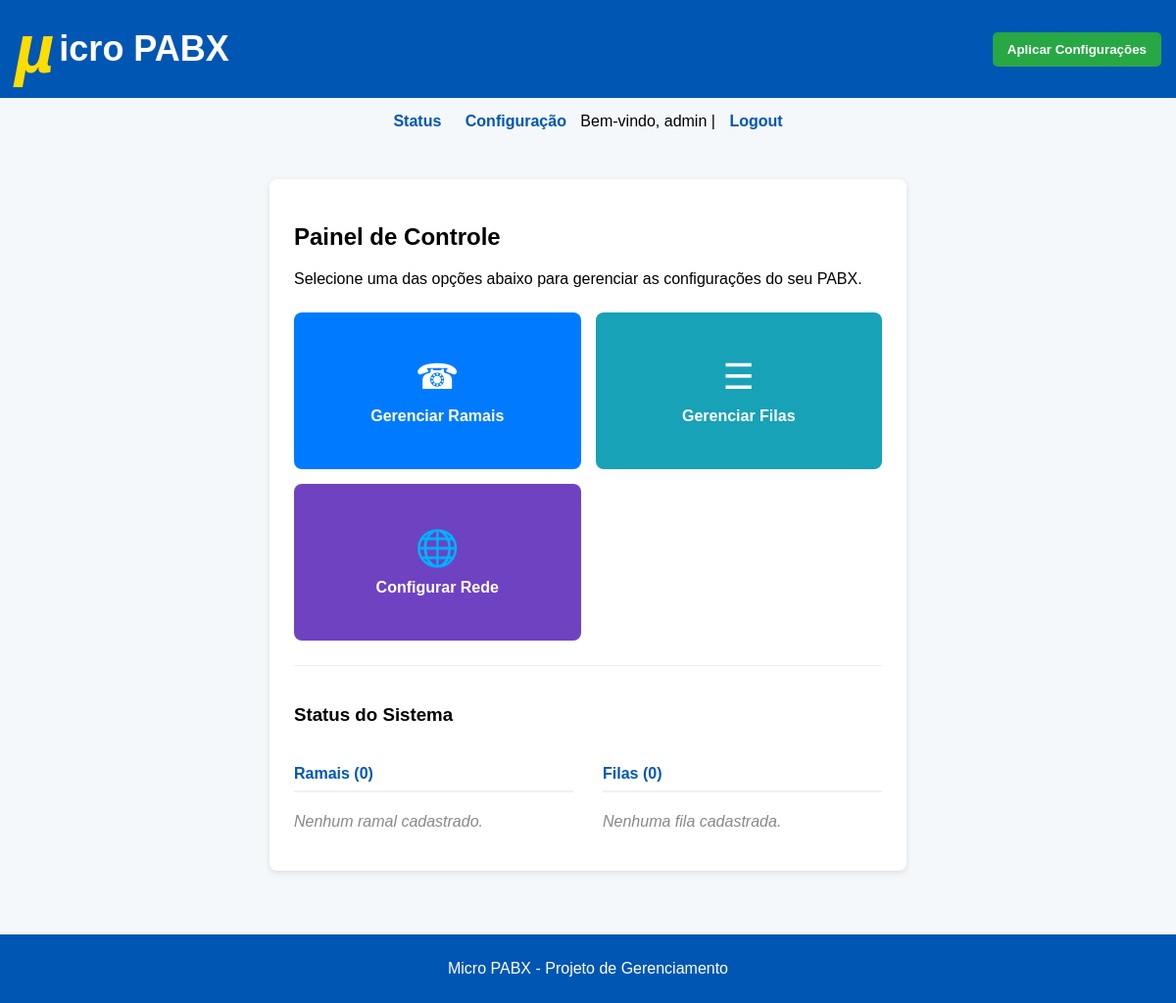
/config/pabx (signed in), run on an earlier commit of the app's database.
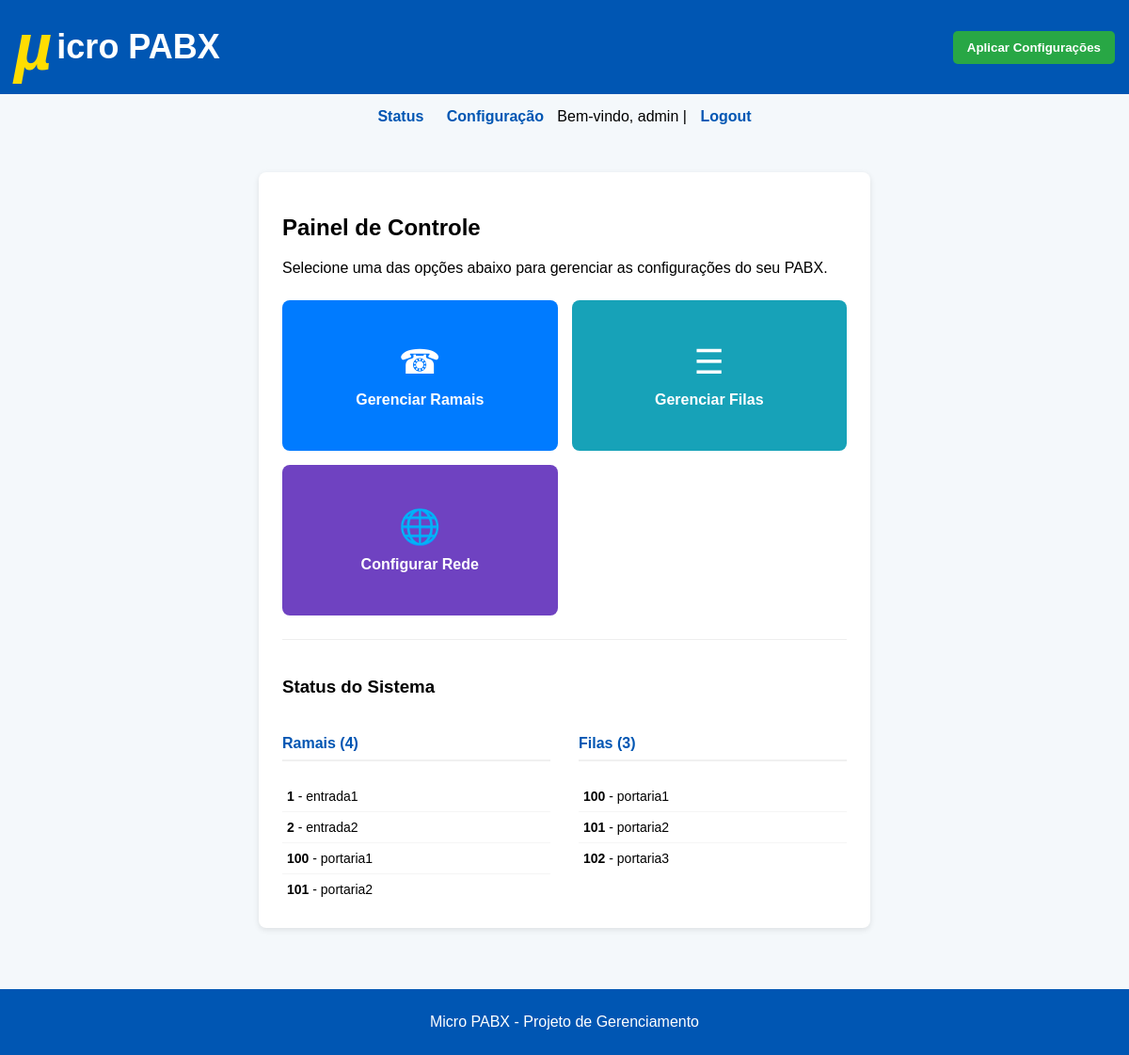
And on a later commit of the database.
### tables this page shows
CREATE TABLE ramais (
                    ramal INTEGER PRIMARY KEY,  -- definido manualmente
                    nome TEXT NOT NULL,
                    senha TEXT,
                    contexto TEXT
                );

CREATE TABLE filas (
                    fila INTEGER PRIMARY KEY,  -- definido manualmente
                    nome TEXT NOT NULL
                );

### blueprints/pabx.py (the view)
@pabx_bp.route("/pabx")
@login_required
def config_pabx():
    ramais = get_ramais()
    filas = get_filas()
    localnets = get_localnets()
    return render_template("config_pabx.html", ramais=ramais, filas=filas, localnets=localnets)

### auth.py (called while the page is built)
def login_required(f):
    @wraps(f)
    def decorated_function(*args, **kwargs):
        if not session.get("user"):
            flash("Você precisa estar logado para acessar esta página.", "warning")
            return redirect(url_for("auth.login")) # Rota de login agora está no blueprint 'auth'
        return f(*args, **kwargs)
    return decorated_function

### database.py (called while the page is built)
def get_db_connection():
    conn = sqlite3.connect(DB)
    conn.row_factory = sqlite3.Row
    return conn

def get_ramais():
    conn = get_db_connection()
    ramais_raw = conn.execute("SELECT ramal, nome, senha, contexto FROM ramais").fetchall()
    ramais = []
    for r in ramais_raw:
        ramais.append({
            "ramal": r["ramal"],
            "nome": r["nome"],
            "senha": r["senha"],
            "contexto": r["contexto"]
        })
    conn.close()
    return ramais

def get_filas():
    conn = get_db_connection()
    filas_raw = conn.execute("SELECT fila, nome FROM filas").fetchall()
    filas = []
    for f in filas_raw:
        ramais_associados = conn.execute(
            "SELECT r.ramal FROM ramais r "
            "JOIN ramais_filas rf ON r.ramal = rf.num_ramal "
            "WHERE rf.num_fila = ?", (f["fila"],)
        ).fetchall()
        ramais_list = [r["ramal"] for r in ramais_associados]
        filas.append({
            "fila": f["fila"],
            "nome": f["nome"],
            "ramais": ramais_list
        })
    conn.close()
    return filas

def get_localnets():
    conn = get_db_connection()
    rows = conn.execute("SELECT id, localnet, nome FROM config_geral").fetchall()
    conn.close()
    return [{"id": r["id"], "localnet": r["localnet"], "nome": r["nome"]} for r in rows]

### templates/config_pabx.html (shortened to what this page needs)
{% extends "base.html" %}
{% block content %}
<div class="card dashboard-card">
    <h2>Painel de Controle</h2>
    <p>Selecione uma das opções abaixo para gerenciar as configurações do seu PABX.</p>
    <div class="action-buttons">
        <a href="{{ url_for('pabx.cadastro_ramal') }}" class="action-button btn-ramais">
            <span class="icon">&#9742;</span>
            <span class="text">Gerenciar Ramais</span>
        </a>
        <a href="{{ url_for('pabx.cadastro_fila') }}" class="action-button btn-filas">
            <span class="icon">&#9776;</span>
            <span class="text">Gerenciar Filas</span>
        </a>
        <a href="{{ url_for('rede.config_rede') }}" class="action-button btn-rede">
            <span class="icon">&#127760;</span>
            <span class="text">Configurar Rede</span>
        </a>
    </div>
    <div class="status-section">
        <h3>Status do Sistema</h3>
        <div class="status-grid">
            <div class="status-column">
                <h4>Ramais ({{ ramais|length }})</h4>
                {% if ramais %}
                <ul class="status-list">
                    {% for ramal in ramais %}
                        <li><strong>{{ ramal.ramal }}</strong> - {{ ramal.nome }}</li>
                    {% endfor %}
                </ul>
                {% else %}
                <p class="no-data">Nenhum ramal cadastrado.</p>
                {% endif %}
            </div>
            <div class="status-column">
                <h4>Filas ({{ filas|length }})</h4>
                {% if filas %}
                <ul class="status-list">
                    {% for fila in filas %}
                        <li><strong>{{ fila.fila }}</strong> - {{ fila.nome }}</li>
                    {% endfor %}
                </ul>
                {% else %}
                <p class="no-data">Nenhuma fila cadastrada.</p>
                {% endif %}
            </div>
        </div>
    </div>
</div>
{% endblock %}

### templates/base.html (shortened to what this page needs)
<!DOCTYPE html>
<html lang="pt-BR">
<head>
</head>
<body>
    <header>
        <h1><span>&#181;</span>icro PABX</h1>
        <form action="{{ url_for('main.reload') }}" method="POST" style="display: inline;">
            <button type="submit">Aplicar Configurações</button>
        </form>
    </header>
    <nav>
        <a href="{{ url_for('main.index') }}">Status</a>
        <a href="{{ url_for('pabx.config_pabx') }}">Configuração</a>
        {% if session.get('user') %}
            <span>Bem-vindo, {{ session.get('user') }}</span>
        | <a href="{{ url_for('auth.logout') }}">Logout</a>
        {% endif %}
    </nav>
    <div class="container">
        {% block content %}{% endblock %}
    </div>
    <footer>
        <p>Micro PABX - Projeto de Gerenciamento</p>
    </footer>
</body>
</html>

### templates/base.html (style rules this page uses)
body { font-family: Arial, sans-serif; background-color: #f4f8fb; margin: 0; padding: 0; }
header { background-color: #0056b3; color: white; padding: 15px; display: flex; justify-content: space-between; align-items: center; }
header h1 { font-size: 36px; color: white; margin: 0; display: flex; align-items: center; }
header h1 span { font-weight: bold; color: #ffdd00; font-size: 70px; font-style: italic; line-height: 1; margin-right: 5px; align-items: center; }
header form { margin: 0; }
header button { background-color: #28a745; color: white; border: none; padding: 10px 15px; border-radius: 5px; font-weight: bold; cursor: pointer; }
nav { margin: 15px; text-align: center; }
nav a { margin: 0 10px; text-decoration: none; color: #0056b3; font-weight: bold; }
.container { padding: 20px; }
.card { background: white; border-radius: 8px; padding: 20px; margin: 15px auto; max-width: 600px; box-shadow: 0 2px 6px rgba(0,0,0,0.1); }
footer { background-color: #0056b3; color: white; text-align: center; padding: 10px; margin-top: 30px; }

### templates/config_pabx.html (style rules this page uses)
.dashboard-card { padding: 25px; }
.action-buttons { display: grid; grid-template-columns: repeat(auto-fit, minmax(200px, 1fr)); gap: 15px; margin: 25px 0; }
.action-button { display: flex; flex-direction: column; align-items: center; justify-content: center; padding: 20px; text-decoration: none; color: white; border-radius: 8px; text-align: center; transition: transform 0.2s, box-shadow 0.2s; min-height: 120px; }
.action-button .icon { font-size: 36px; margin-bottom: 10px; }
.action-button .text { font-weight: bold; font-size: 16px; }
.btn-ramais { background-color: #007bff; }
.btn-filas { background-color: #17a2b8; }
.btn-rede { background-color: #6f42c1; }
.status-section { margin-top: 20px; padding-top: 20px; border-top: 1px solid #eee; }
.status-grid { display: grid; grid-template-columns: 1fr 1fr; gap: 30px; }
.status-column h4 { color: #0056b3; border-bottom: 2px solid #f0f0f0; padding-bottom: 8px; }
.status-list { list-style: none; padding: 0; margin: 0; font-size: 14px; }
.status-list li { padding: 8px 5px; border-bottom: 1px solid #f5f5f5; }
.status-list li:last-child { border-bottom: none; }

What changed in the data, as far as the page shows it:
added ramais: ramal "1", nome "entrada1"
added ramais: ramal "2", nome "entrada2"
added ramais: ramal "100", nome "portaria1"
added ramais: ramal "101", nome "portaria2"
added filas: fila "100", nome "portaria1"
added filas: fila "101", nome "portaria2"
added filas: fila "102", nome "portaria3"
Also different on the page:
{{ ramais|length }}: "0" → "4"
{{ filas|length }}: "0" → "3"
text no longer shown: "Nenhum ramal cadastrado. Nenhuma fila cadastrada."
